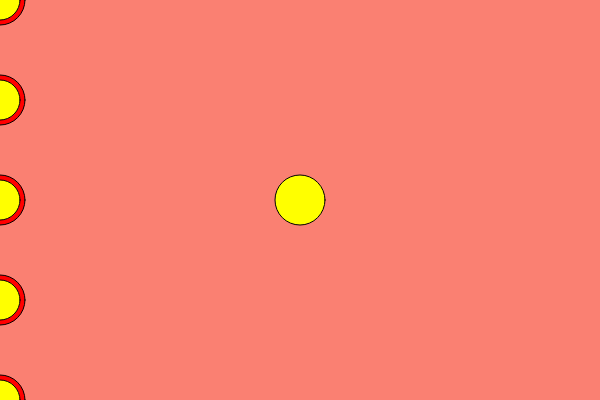
Frame 1 (no input)
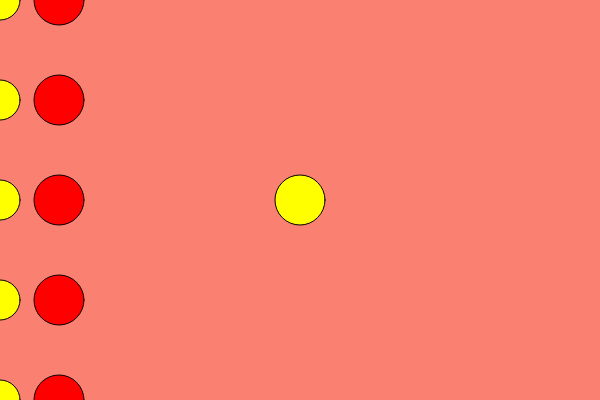
Frame 60 (no input)
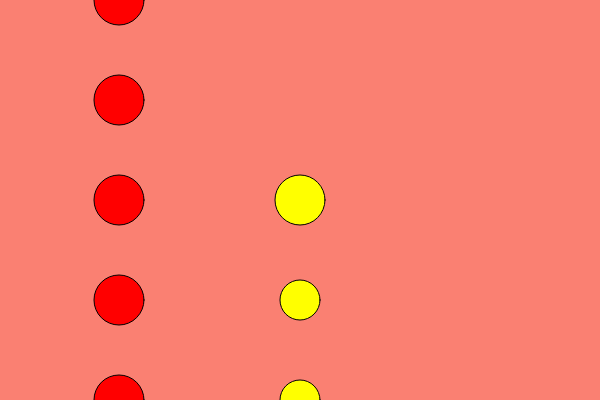
Frame 120 (the mouse pressed at the canvas centre since frame 60)

The p5.js sketch that drew these frames (run headless with seeded random() and noise() and a simulated clock; from frame 60 on, the mouse is pressed at the canvas centre):

// p5.js sketch
// ── sketch.js
var circlex = 0;

function setup(){
  createCanvas( 600,400);
}

function draw(){
  background('salmon');
  //red circles horizontal
  fill('red');
  ellipse(circlex,0,50,50);
  ellipse(circlex,400,50,50);
  ellipse(circlex,100,50,50);
  ellipse(circlex,200,50,50);
  ellipse(circlex,300,50,50);
  circlex = circlex + 1;
//mouse moving
  fill('yellow');
  ellipse(mouseX,mouseY, 40,40);
  ellipse(mouseX,mouseY+100,40,40);
  ellipse(mouseX,mouseY+200,40,40);
  ellipse(mouseX,mouseY+300,40,40);
  ellipse(mouseX,mouseY+400,40,40);

  translate(width/2,height/2);
  ellipse(0,0,50)

}
